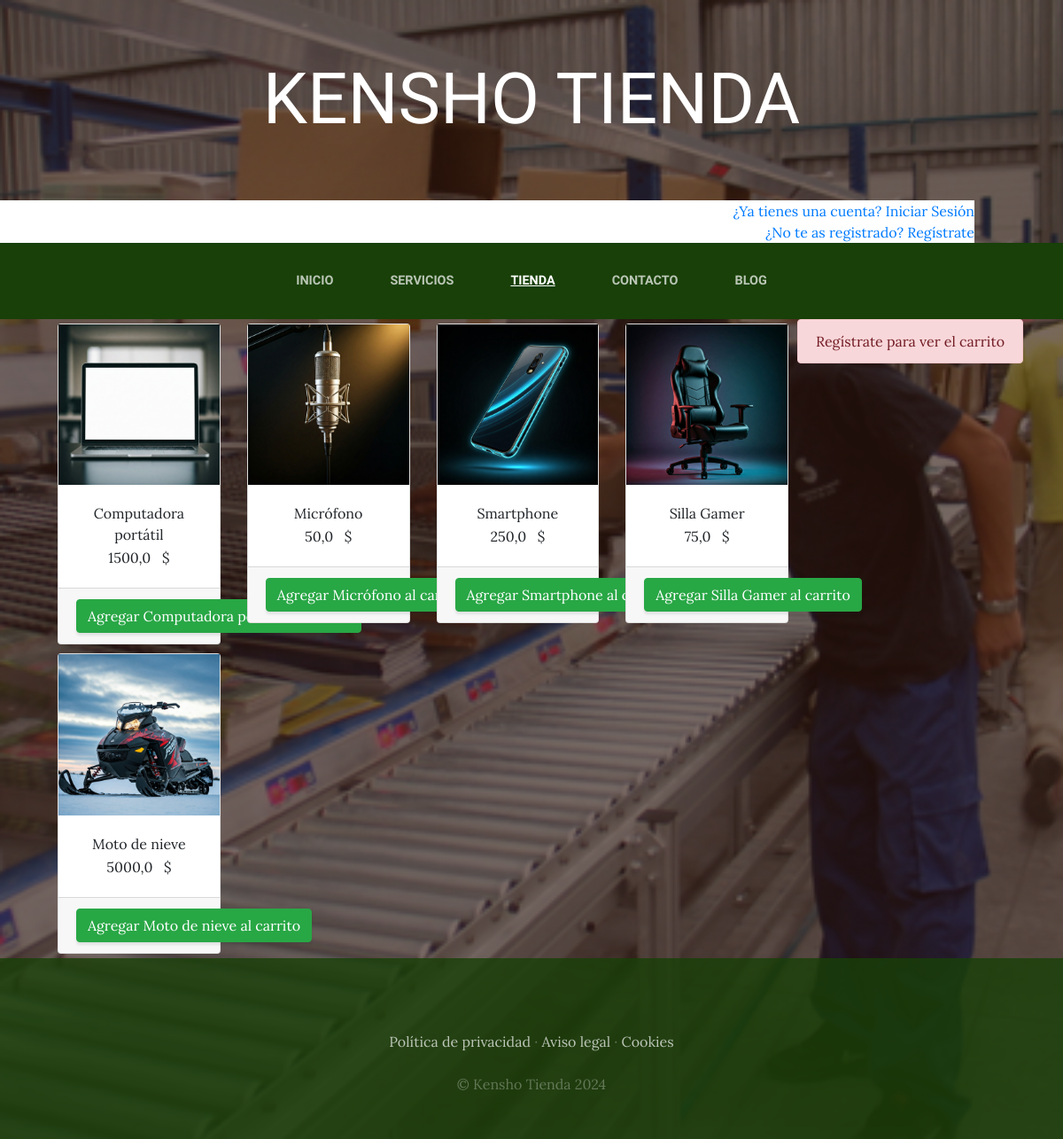
The app's page /tienda/ with its own data.
### tienda/models.py (models this page shows)
class Producto(models.Model):
    nombre = models.CharField(max_length=50)
    categorias = models.ForeignKey(CategoriaProducto, on_delete=models.CASCADE)
    imagen = models.ImageField(upload_to="tienda", null=True, blank=True)
    precio = models.FloatField()
    disponibilidad = models.BooleanField(default=True)
    created = models.DateTimeField(auto_now=True)
    updated = models.DateTimeField(auto_now=True)
    class Meta:
        verbose_name = "producto"
        verbose_name_plural = "productos"

### tienda/views.py (the view)
# urls.py: path('', views.Tienda, name='tienda'),
def Tienda(request):
    muestra_producto = Producto.objects.all()
    return render(request, 'tienda/tienda.html', {'clave_producto': muestra_producto, 'STRIPE_PUBLIC_KEY': STRIPE_PUBLIC_KEY})

### app/context_processor.py (called while the page is built)
def RetornaAnio(request):
    return {'year': datetime.now().year}

### carrito/context_processor.py (called while the page is built)
def Importe_total_carro(request):
    total = 0
    if request.user.is_authenticated and request.session.__contains__('carro'):
        for key, value in request.session["carro"].items():
            total += float(value["precio"])
        return {"importe_total_carro": total}
    else:
        total = "Debes registrarte para poder agregar productos al carro y comprar"
        return {"importe_total_carro": total}

### tienda/templates/tienda/tienda.html
{% extends "base.html" %}
{% load static %}
{% block content %}
<div class="container">
<div style="float: right;">
{% if request.user.is_authenticated %}
{% include "carrito/carrito.html"%}
{% else %}
<div class="alert alert-danger text text-center">
<span>Regístrate para ver el carrito</span>
</div>
{% endif %}
</div>
<div class="row">
{% for producto in clave_producto %}
<div class="col-md-3">
      <div class="card" style="width: 100%; margin: 5px 5px;">
        <img class="card-top" src="{{producto.imagen.url}}">
<div class="card-body" style="text-align: center;">
      <h7 class="card-title">{{producto.nombre}}</h7>
      <p class="card-text">{{producto.precio}} &nbsp; $</p>
</div>
<div class="card-footer text-center">
<a class="btn btn-success" href="{% url 'carro:agregar' producto.id %}">Agregar  {{producto.nombre}} al carrito</a>
</div>
         </div>
</div>
{% endfor %}
</div>
</div>
{% endblock %}

### app/static/app/css/gestion.css (style rules this page uses)
body { font-family: 'Lora'; background: linear-gradient(rgba(47, 23, 15, 0.65), rgba(47, 23, 15, 0.65)), url("../img/bg_main.jpg"); background-attachment: fixed; background-position: center; background-size: cover; }
p { line-height: 1.75; }
.btn { box-shadow: 0px 3px 3px 0px rgba(33, 37, 41, 0.1); }

### records on screen
Producto: imagen (picture), nombre "Computadora portátil", precio "1500,0"
Producto: imagen (picture), nombre "Micrófono", precio "50,0"
Producto: imagen (picture), nombre "Smartphone", precio "250,0"
Producto: imagen (picture), nombre "Silla Gamer", precio "75,0"
Producto: imagen (picture), nombre "Moto de nieve", precio "5000,0"
